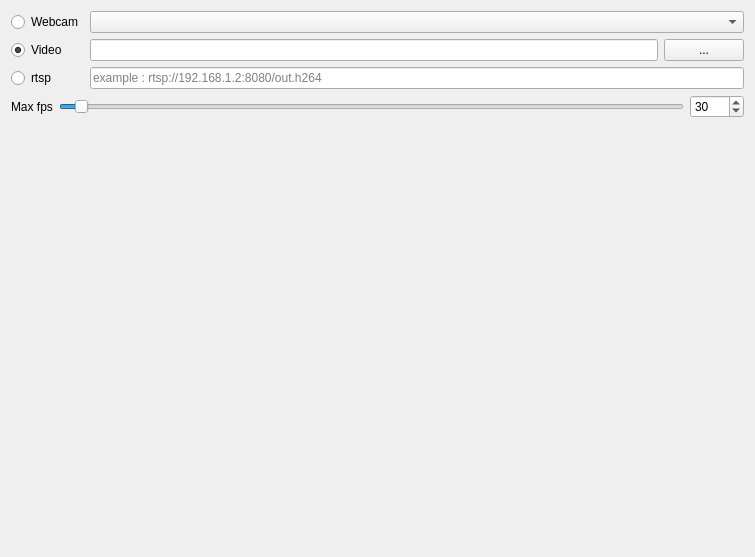
<?xml version="1.0" encoding="UTF-8"?>
<ui version="4.0">
 <class>widget_source_selection</class>
 <widget class="QWidget" name="widget_source_selection">
  <property name="geometry">
   <rect>
    <x>0</x>
    <y>0</y>
    <width>755</width>
    <height>557</height>
   </rect>
  </property>
  <property name="windowTitle">
   <string>Form</string>
  </property>
  <layout class="QVBoxLayout" name="verticalLayout">
   <item>
    <layout class="QGridLayout" name="gridLayout">
     <item row="0" column="0">
      <widget class="QRadioButton" name="radioButtonWebcam">
       <property name="text">
        <string>Webcam</string>
       </property>
      </widget>
     </item>
     <item row="0" column="1" colspan="2">
      <widget class="QComboBox" name="comboBoxWebCam"/>
     </item>
     <item row="1" column="0">
      <widget class="QRadioButton" name="radioButtonVideo">
       <property name="text">
        <string>Video</string>
       </property>
       <property name="checked">
        <bool>true</bool>
       </property>
      </widget>
     </item>
     <item row="1" column="1">
      <widget class="QLineEdit" name="lineEditVideo"/>
     </item>
     <item row="1" column="2">
      <widget class="QPushButton" name="pushButtonOpenVideoFolder">
       <property name="text">
        <string>...</string>
       </property>
      </widget>
     </item>
     <item row="2" column="0">
      <widget class="QRadioButton" name="radioButtonRTSP">
       <property name="text">
        <string>rtsp</string>
       </property>
      </widget>
     </item>
     <item row="2" column="1" colspan="2">
      <widget class="QLineEdit" name="lineEditRTSP">
       <property name="placeholderText">
        <string>example : rtsp://192.168.1.2:8080/out.h264</string>
       </property>
      </widget>
     </item>
    </layout>
   </item>
   <item>
    <layout class="QHBoxLayout" name="horizontalLayout">
     <item>
      <widget class="QLabel" name="label">
       <property name="text">
        <string>Max fps</string>
       </property>
      </widget>
     </item>
     <item>
      <widget class="QSlider" name="horizontalSliderMaxFPS">
       <property name="minimum">
        <number>5</number>
       </property>
       <property name="maximum">
        <number>1000</number>
       </property>
       <property name="value">
        <number>30</number>
       </property>
       <property name="orientation">
        <enum>Qt::Horizontal</enum>
       </property>
      </widget>
     </item>
     <item>
      <widget class="QSpinBox" name="spinBoxMaxFPS">
       <property name="minimum">
        <number>5</number>
       </property>
       <property name="maximum">
        <number>1000</number>
       </property>
       <property name="value">
        <number>30</number>
       </property>
      </widget>
     </item>
    </layout>
   </item>
   <item>
    <spacer name="verticalSpacer">
     <property name="orientation">
      <enum>Qt::Vertical</enum>
     </property>
     <property name="sizeHint" stdset="0">
      <size>
       <width>20</width>
       <height>420</height>
      </size>
     </property>
    </spacer>
   </item>
  </layout>
 </widget>
 <resources/>
 <connections>
  <connection>
   <sender>horizontalSliderMaxFPS</sender>
   <signal>valueChanged(int)</signal>
   <receiver>spinBoxMaxFPS</receiver>
   <slot>setValue(int)</slot>
   <hints>
    <hint type="sourcelabel">
     <x>642</x>
     <y>105</y>
    </hint>
    <hint type="destinationlabel">
     <x>709</x>
     <y>105</y>
    </hint>
   </hints>
  </connection>
  <connection>
   <sender>spinBoxMaxFPS</sender>
   <signal>valueChanged(int)</signal>
   <receiver>horizontalSliderMaxFPS</receiver>
   <slot>setValue(int)</slot>
   <hints>
    <hint type="sourcelabel">
     <x>710</x>
     <y>116</y>
    </hint>
    <hint type="destinationlabel">
     <x>664</x>
     <y>116</y>
    </hint>
   </hints>
  </connection>
 </connections>
</ui>
